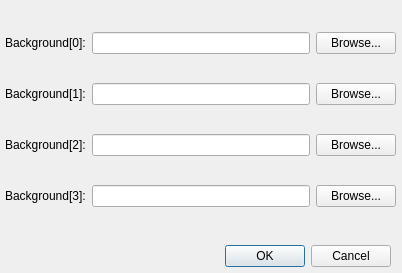
<?xml version="1.0" encoding="UTF-8"?>
<ui version="4.0">
 <class>DlgSetBg</class>
 <widget class="QDialog" name="DlgSetBg">
  <property name="geometry">
   <rect>
    <x>0</x>
    <y>0</y>
    <width>402</width>
    <height>273</height>
   </rect>
  </property>
  <property name="windowTitle">
   <string>Dialog</string>
  </property>
  <widget class="QDialogButtonBox" name="buttonBox">
   <property name="geometry">
    <rect>
     <x>10</x>
     <y>240</y>
     <width>381</width>
     <height>32</height>
    </rect>
   </property>
   <property name="orientation">
    <enum>Qt::Horizontal</enum>
   </property>
   <property name="standardButtons">
    <set>QDialogButtonBox::Cancel|QDialogButtonBox::Ok</set>
   </property>
  </widget>
  <widget class="QWidget" name="verticalLayoutWidget">
   <property name="geometry">
    <rect>
     <x>5</x>
     <y>9</y>
     <width>391</width>
     <height>221</height>
    </rect>
   </property>
   <layout class="QVBoxLayout" name="verticalLayout">
    <item>
     <layout class="QHBoxLayout" name="horizontalLayout">
      <item>
       <widget class="QLabel" name="label">
        <property name="text">
         <string>Background[0]:</string>
        </property>
       </widget>
      </item>
      <item>
       <widget class="QLineEdit" name="leBg0"/>
      </item>
      <item>
       <widget class="QPushButton" name="btnBrowse0">
        <property name="text">
         <string>Browse...</string>
        </property>
       </widget>
      </item>
     </layout>
    </item>
    <item>
     <layout class="QHBoxLayout" name="horizontalLayout_2">
      <item>
       <widget class="QLabel" name="label_2">
        <property name="text">
         <string>Background[1]:</string>
        </property>
       </widget>
      </item>
      <item>
       <widget class="QLineEdit" name="leBg1"/>
      </item>
      <item>
       <widget class="QPushButton" name="btnBrowse1">
        <property name="text">
         <string>Browse...</string>
        </property>
       </widget>
      </item>
     </layout>
    </item>
    <item>
     <layout class="QHBoxLayout" name="horizontalLayout_3">
      <item>
       <widget class="QLabel" name="label_3">
        <property name="text">
         <string>Background[2]:</string>
        </property>
       </widget>
      </item>
      <item>
       <widget class="QLineEdit" name="leBg2"/>
      </item>
      <item>
       <widget class="QPushButton" name="btnBrowse2">
        <property name="text">
         <string>Browse...</string>
        </property>
       </widget>
      </item>
     </layout>
    </item>
    <item>
     <layout class="QHBoxLayout" name="horizontalLayout_4">
      <item>
       <widget class="QLabel" name="label_4">
        <property name="text">
         <string>Background[3]:</string>
        </property>
       </widget>
      </item>
      <item>
       <widget class="QLineEdit" name="leBg3"/>
      </item>
      <item>
       <widget class="QPushButton" name="btnBrowse3">
        <property name="text">
         <string>Browse...</string>
        </property>
       </widget>
      </item>
     </layout>
    </item>
   </layout>
  </widget>
 </widget>
 <resources/>
 <connections>
  <connection>
   <sender>buttonBox</sender>
   <signal>accepted()</signal>
   <receiver>DlgSetBg</receiver>
   <slot>accept()</slot>
   <hints>
    <hint type="sourcelabel">
     <x>248</x>
     <y>254</y>
    </hint>
    <hint type="destinationlabel">
     <x>157</x>
     <y>274</y>
    </hint>
   </hints>
  </connection>
  <connection>
   <sender>buttonBox</sender>
   <signal>rejected()</signal>
   <receiver>DlgSetBg</receiver>
   <slot>reject()</slot>
   <hints>
    <hint type="sourcelabel">
     <x>316</x>
     <y>260</y>
    </hint>
    <hint type="destinationlabel">
     <x>286</x>
     <y>274</y>
    </hint>
   </hints>
  </connection>
 </connections>
</ui>
